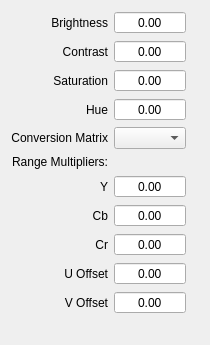
<?xml version="1.0" encoding="UTF-8"?>
<ui version="4.0">
 <class>Y2R</class>
 <widget class="QWidget" name="Y2R">
  <property name="geometry">
   <rect>
    <x>0</x>
    <y>0</y>
    <width>210</width>
    <height>323</height>
   </rect>
  </property>
  <property name="windowTitle">
   <string>Y2R</string>
  </property>
  <layout class="QGridLayout" name="gridLayout">
   <item row="5" column="0">
    <widget class="QLabel" name="label_5">
     <property name="text">
      <string>Conversion Matrix</string>
     </property>
     <property name="alignment">
      <set>Qt::AlignRight|Qt::AlignTrailing|Qt::AlignVCenter</set>
     </property>
    </widget>
   </item>
   <item row="1" column="0">
    <widget class="QLabel" name="label">
     <property name="text">
      <string>Brightness</string>
     </property>
     <property name="alignment">
      <set>Qt::AlignRight|Qt::AlignTrailing|Qt::AlignVCenter</set>
     </property>
    </widget>
   </item>
   <item row="2" column="0">
    <widget class="QLabel" name="label_2">
     <property name="text">
      <string>Contrast</string>
     </property>
     <property name="alignment">
      <set>Qt::AlignRight|Qt::AlignTrailing|Qt::AlignVCenter</set>
     </property>
    </widget>
   </item>
   <item row="3" column="0">
    <widget class="QLabel" name="label_3">
     <property name="text">
      <string>Saturation</string>
     </property>
     <property name="alignment">
      <set>Qt::AlignRight|Qt::AlignTrailing|Qt::AlignVCenter</set>
     </property>
    </widget>
   </item>
   <item row="4" column="0">
    <widget class="QLabel" name="label_4">
     <property name="text">
      <string>Hue</string>
     </property>
     <property name="alignment">
      <set>Qt::AlignRight|Qt::AlignTrailing|Qt::AlignVCenter</set>
     </property>
    </widget>
   </item>
   <item row="1" column="1">
    <widget class="QDoubleSpinBox" name="brightness_sb">
     <property name="alignment">
      <set>Qt::AlignCenter</set>
     </property>
     <property name="buttonSymbols">
      <enum>QAbstractSpinBox::NoButtons</enum>
     </property>
    </widget>
   </item>
   <item row="2" column="1">
    <widget class="QDoubleSpinBox" name="contrast_sb">
     <property name="alignment">
      <set>Qt::AlignCenter</set>
     </property>
     <property name="buttonSymbols">
      <enum>QAbstractSpinBox::NoButtons</enum>
     </property>
    </widget>
   </item>
   <item row="3" column="1">
    <widget class="QDoubleSpinBox" name="saturation_sb">
     <property name="alignment">
      <set>Qt::AlignCenter</set>
     </property>
     <property name="buttonSymbols">
      <enum>QAbstractSpinBox::NoButtons</enum>
     </property>
    </widget>
   </item>
   <item row="6" column="0">
    <widget class="QLabel" name="label_6">
     <property name="text">
      <string>Range Multipliers:</string>
     </property>
     <property name="alignment">
      <set>Qt::AlignRight|Qt::AlignTrailing|Qt::AlignVCenter</set>
     </property>
    </widget>
   </item>
   <item row="4" column="1">
    <widget class="QDoubleSpinBox" name="hue_sb">
     <property name="alignment">
      <set>Qt::AlignCenter</set>
     </property>
     <property name="buttonSymbols">
      <enum>QAbstractSpinBox::NoButtons</enum>
     </property>
    </widget>
   </item>
   <item row="7" column="0">
    <widget class="QLabel" name="label_7">
     <property name="text">
      <string>Y</string>
     </property>
     <property name="alignment">
      <set>Qt::AlignRight|Qt::AlignTrailing|Qt::AlignVCenter</set>
     </property>
    </widget>
   </item>
   <item row="8" column="0">
    <widget class="QLabel" name="label_8">
     <property name="text">
      <string>Cb</string>
     </property>
     <property name="alignment">
      <set>Qt::AlignRight|Qt::AlignTrailing|Qt::AlignVCenter</set>
     </property>
    </widget>
   </item>
   <item row="9" column="0">
    <widget class="QLabel" name="label_9">
     <property name="text">
      <string>Cr</string>
     </property>
     <property name="alignment">
      <set>Qt::AlignRight|Qt::AlignTrailing|Qt::AlignVCenter</set>
     </property>
    </widget>
   </item>
   <item row="5" column="1">
    <widget class="QComboBox" name="conversionMatrix_lb"/>
   </item>
   <item row="7" column="1">
    <widget class="QDoubleSpinBox" name="multY_sb">
     <property name="alignment">
      <set>Qt::AlignCenter</set>
     </property>
     <property name="buttonSymbols">
      <enum>QAbstractSpinBox::NoButtons</enum>
     </property>
    </widget>
   </item>
   <item row="8" column="1">
    <widget class="QDoubleSpinBox" name="multCb_sb">
     <property name="alignment">
      <set>Qt::AlignCenter</set>
     </property>
     <property name="buttonSymbols">
      <enum>QAbstractSpinBox::NoButtons</enum>
     </property>
    </widget>
   </item>
   <item row="9" column="1">
    <widget class="QDoubleSpinBox" name="multCr_sb">
     <property name="alignment">
      <set>Qt::AlignCenter</set>
     </property>
     <property name="buttonSymbols">
      <enum>QAbstractSpinBox::NoButtons</enum>
     </property>
    </widget>
   </item>
   <item row="13" column="1">
    <spacer name="verticalSpacer">
     <property name="orientation">
      <enum>Qt::Vertical</enum>
     </property>
     <property name="sizeHint" stdset="0">
      <size>
       <width>20</width>
       <height>40</height>
      </size>
     </property>
    </spacer>
   </item>
   <item row="12" column="1">
    <spacer name="horizontalSpacer">
     <property name="orientation">
      <enum>Qt::Horizontal</enum>
     </property>
     <property name="sizeHint" stdset="0">
      <size>
       <width>40</width>
       <height>20</height>
      </size>
     </property>
    </spacer>
   </item>
   <item row="12" column="2">
    <spacer name="horizontalSpacer_3">
     <property name="orientation">
      <enum>Qt::Horizontal</enum>
     </property>
     <property name="sizeHint" stdset="0">
      <size>
       <width>40</width>
       <height>20</height>
      </size>
     </property>
    </spacer>
   </item>
   <item row="12" column="0">
    <spacer name="horizontalSpacer_2">
     <property name="orientation">
      <enum>Qt::Horizontal</enum>
     </property>
     <property name="sizeHint" stdset="0">
      <size>
       <width>40</width>
       <height>20</height>
      </size>
     </property>
    </spacer>
   </item>
   <item row="10" column="0">
    <widget class="QLabel" name="label_10">
     <property name="text">
      <string>U Offset</string>
     </property>
     <property name="alignment">
      <set>Qt::AlignRight|Qt::AlignTrailing|Qt::AlignVCenter</set>
     </property>
    </widget>
   </item>
   <item row="11" column="0">
    <widget class="QLabel" name="label_11">
     <property name="text">
      <string>V Offset</string>
     </property>
     <property name="alignment">
      <set>Qt::AlignRight|Qt::AlignTrailing|Qt::AlignVCenter</set>
     </property>
    </widget>
   </item>
   <item row="10" column="1">
    <widget class="QDoubleSpinBox" name="offsetU_sb">
     <property name="alignment">
      <set>Qt::AlignCenter</set>
     </property>
     <property name="buttonSymbols">
      <enum>QAbstractSpinBox::NoButtons</enum>
     </property>
    </widget>
   </item>
   <item row="11" column="1">
    <widget class="QDoubleSpinBox" name="offsetV_sb">
     <property name="alignment">
      <set>Qt::AlignCenter</set>
     </property>
     <property name="buttonSymbols">
      <enum>QAbstractSpinBox::NoButtons</enum>
     </property>
    </widget>
   </item>
  </layout>
 </widget>
 <tabstops>
  <tabstop>brightness_sb</tabstop>
  <tabstop>contrast_sb</tabstop>
  <tabstop>saturation_sb</tabstop>
  <tabstop>hue_sb</tabstop>
  <tabstop>conversionMatrix_lb</tabstop>
  <tabstop>multY_sb</tabstop>
  <tabstop>multCb_sb</tabstop>
  <tabstop>multCr_sb</tabstop>
  <tabstop>offsetU_sb</tabstop>
  <tabstop>offsetV_sb</tabstop>
 </tabstops>
 <resources/>
 <connections/>
</ui>
